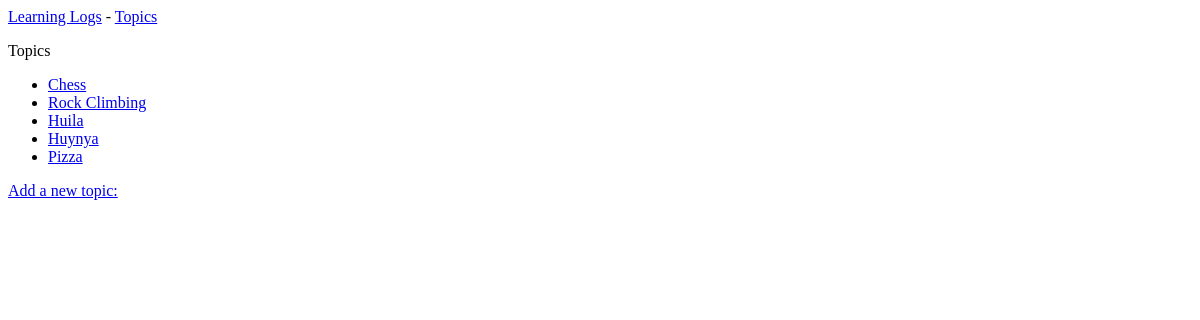
The page /topics/ on the database as committed earlier.
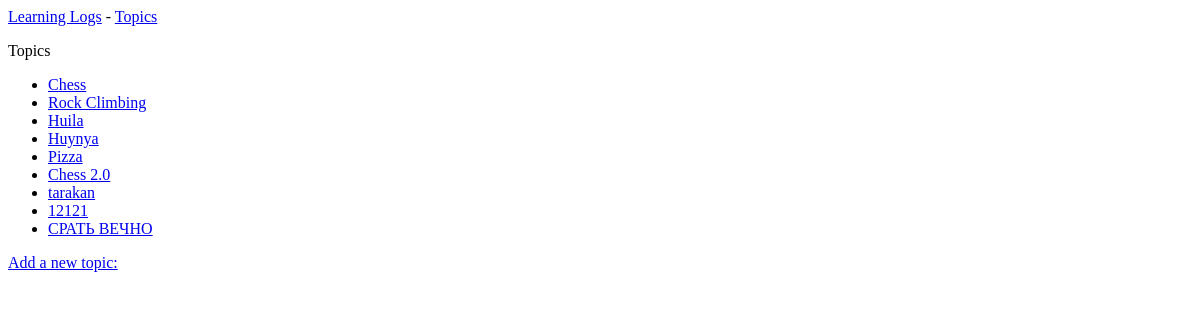
The same page on the database as committed later.
### learning_logs/models.py (models this page shows)
class Topic(models.Model):
    text = models.CharField(max_length = 200)
    date_added = models.DateTimeField(auto_now_add=True)
    def __str__(self) -> str:
        return self.text

### learning_logs/views.py (the view)
# urls.py: path('topics/', views.topics, name='topics'), # Page with a list of all topics
def topics(request):
    topics = Topic.objects.order_by('date_added')
    context = {'topics': topics}
    return render(request, 'learning_logs/topics.html', context)

### learning_logs/templates/learning_logs/topics.html
{% extends 'learning_logs/base.html' %}
{% block content %}
<p>Topics</p>
<ul>
    {% for topic in topics %}
      <li><a href="{% url 'learning_logs:topic' topic.id %}">{{ topic }}</a></li>
    {% empty %}
      <li>No topics have been added yet!</li>
    {% endfor %}
</ul>
<a href="{% url 'learning_logs:new_topic' %}">Add a new topic:</a>
{% endblock content %}

### learning_logs/templates/learning_logs/base.html
<p>
    <a href="{% url 'learning_logs:index' %}">Learning Logs</a> -
    <a href="{% url 'learning_logs:topics'%}">Topics</a>
</p>
{% block content %}{% endblock content %}

Rows that differ between the two databases and show on the page:
added Topic: text "Chess 2.0"
added Topic: text "tarakan"
added Topic: text "12121"
added Topic: text "СРАТЬ ВЕЧНО"
